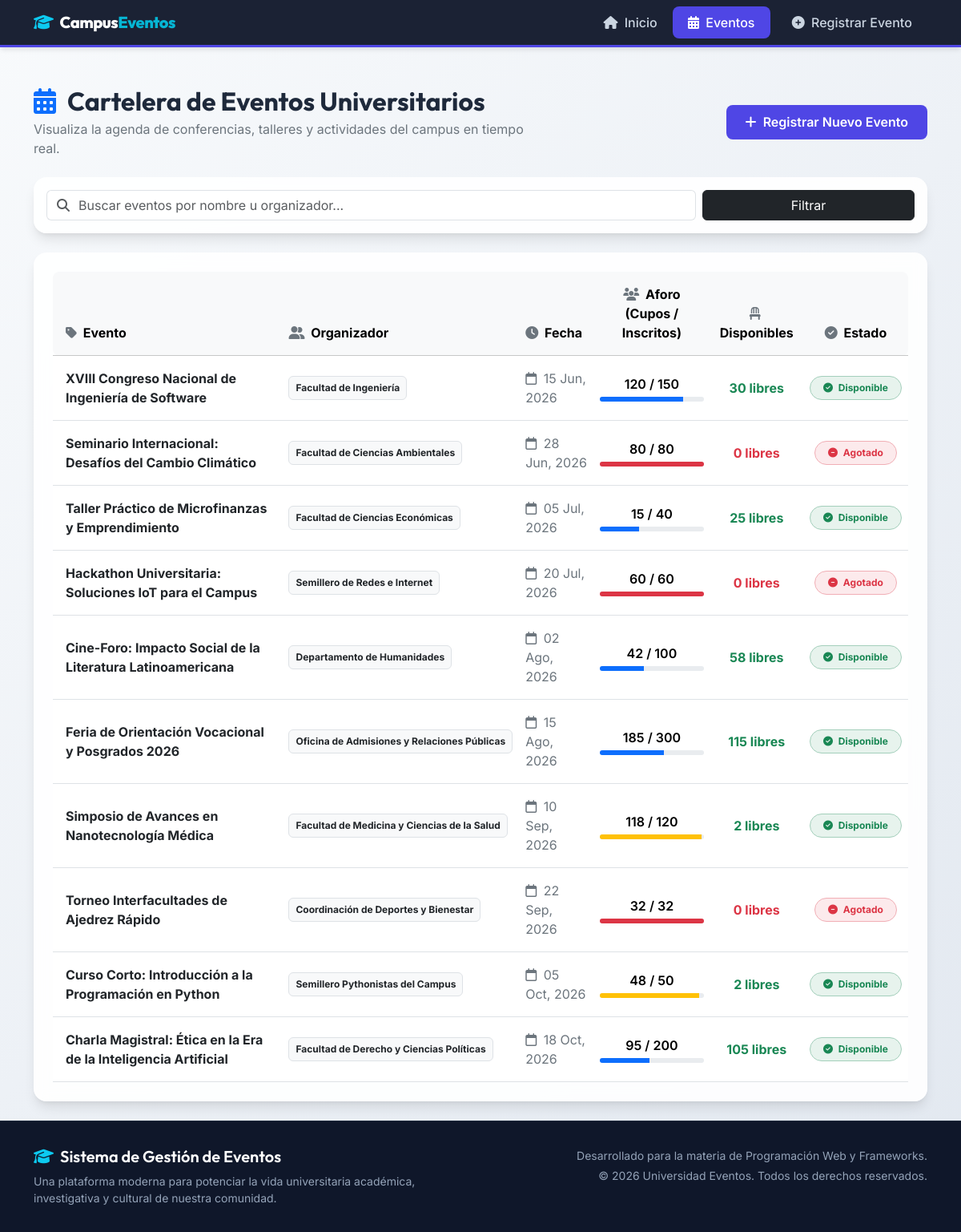
The page /eventos/ on the database its author committed.
### eventos/models.py (models this page shows, shortened)
class Evento(models.Model):
    nombre = models.CharField(
        max_length=100,
        verbose_name="Nombre del Evento",
        help_text="Introduce el nombre descriptivo del evento universitario."
    )
    organizador = models.CharField(
        max_length=100,
        verbose_name="Organizador",
        help_text="Facultad, semillero, grupo estudiantil o dependencia organizadora."
    )
    fecha = models.DateField(
        verbose_name="Fecha del Evento",
        help_text="Fecha programada para la realización del evento."
    )
    cupos = models.IntegerField(
        verbose_name="Cupos Totales",
        help_text="Número máximo de personas permitidas para asistir."
    )
    inscritos = models.IntegerField(
        verbose_name="Inscritos",
        help_text="Número de personas registradas hasta el momento."
    )
    @property
    def cupos_disponibles(self):
        return max(0, self.cupos - self.inscritos)
    class Meta:
        verbose_name = "Evento"
        verbose_name_plural = "Eventos"
        ordering = ['fecha']

### eventos/views.py (the view)
# urls.py: path('eventos/', views.listar_eventos, name='listar_eventos'),
def listar_eventos(request):
    query = request.GET.get('q', '') # Obtener parámetro de búsqueda
    if query:
        eventos = Evento.objects.filter(
            Q(nombre__icontains=query) | Q(organizador__icontains=query)
        ).order_by('fecha')
    else:
        eventos = Evento.objects.all().order_by('fecha')
    context = {
        'eventos': eventos,
        'query': query,
    }
    return render(request, 'eventos/eventos.html', context)

### eventos/templates/eventos/eventos.html (shortened to what this page needs)
{% extends 'eventos/base.html' %}
{% block content %}
<div class="row mb-4 align-items-center animate-fade-in">
    <div class="col-md-7 text-center text-md-start">
        <h2 class="fw-bold mb-1" style="font-family: 'Outfit', sans-serif;">
            <i class="fa-solid fa-calendar-days text-primary me-2"></i> Cartelera de Eventos Universitarios
        </h2>
        <p class="text-secondary mb-0">Visualiza la agenda de conferencias, talleres y actividades del campus en tiempo real.</p>
    </div>
    <div class="col-md-5 text-center text-md-end mt-3 mt-md-0">
        <a href="{% url 'registrar_evento' %}" class="btn btn-custom-primary">
            <i class="fa-solid fa-plus me-1"></i> Registrar Nuevo Evento
        </a>
    </div>
</div>
<div class="card-custom card p-3 border-0 mb-4 animate-fade-in" style="animation-delay: 0.05s;">
    <form method="GET" action="{% url 'listar_eventos' %}" class="row g-2 align-items-center">
        <div class="col-lg-9 col-md-8">
            <div class="input-group">
                <span class="input-group-text bg-white border-end-0 text-muted">
                    <i class="fa-solid fa-magnifying-glass"></i>
                </span>
                <input type="text" name="q" value="{{ query }}" class="form-control border-start-0 ps-0" placeholder="Buscar eventos por nombre u organizador..." aria-label="Buscar eventos">
            </div>
        </div>
        <div class="col-lg-3 col-md-4 d-grid gap-2 d-md-flex">
            <button type="submit" class="btn btn-dark w-100">
                Filtrar
            </button>
        </div>
    </form>
</div>
<div class="card-custom card border-0 p-4 animate-fade-in" style="animation-delay: 0.1s;">
    {% if eventos %}
        <div class="table-responsive">
            <table class="table table-hover align-middle mb-0">
                <thead class="table-light">
                    <tr>
                        <th scope="col" class="py-3 px-3 rounded-start-3"><i class="fa-solid fa-tag me-1 text-secondary"></i> Evento</th>
                        <th scope="col" class="py-3"><i class="fa-solid fa-user-group me-1 text-secondary"></i> Organizador</th>
                        <th scope="col" class="py-3"><i class="fa-solid fa-clock me-1 text-secondary"></i> Fecha</th>
                        <th scope="col" class="py-3 text-center"><i class="fa-solid fa-users me-1 text-secondary"></i> Aforo (Cupos / Inscritos)</th>
                        <th scope="col" class="py-3 text-center"><i class="fa-solid fa-chair me-1 text-secondary"></i> Disponibles</th>
                        <th scope="col" class="py-3 text-center rounded-end-3"><i class="fa-solid fa-circle-check me-1 text-secondary"></i> Estado</th>
                    </tr>
                </thead>
                <tbody>
                    {% for evento in eventos %}
                        <tr>
                            <td class="py-3 px-3 fw-bold text-dark">
                                {{ evento.nombre }}
                            </td>
                            <td class="py-3 text-secondary">
                                <span class="badge bg-light text-dark border p-2">{{ evento.organizador }}</span>
                            </td>
                            <td class="py-3 text-secondary">
                                <i class="fa-regular fa-calendar me-1"></i> {{ evento.fecha|date:"d M, Y" }}
                            </td>
                            <td class="py-3 text-center">
                                <div class="fw-semibold">{{ evento.inscritos }} / {{ evento.cupos }}</div>
                                <div class="progress mt-1" style="height: 6px;">
                                    <div class="progress-bar {% if evento.inscritos == evento.cupos %}bg-danger{% elif evento.inscritos >= evento.cupos|add:"-5" %}bg-warning{% else %}bg-primary{% endif %}"
                                         role="progressbar"
                                         style="width: {% widthratio evento.inscritos evento.cupos 100 %}%"
                                         aria-valuenow="{{ evento.inscritos }}"
                                         aria-valuemin="0"
                                         aria-valuemax="{{ evento.cupos }}">
                                    </div>
                                </div>
                            </td>
                            <td class="py-3 text-center fw-bold">
                                {% if evento.inscritos < evento.cupos %}
                                    <span class="text-success">{{ evento.cupos_disponibles }} libres</span>
                                {% else %}
                                    <span class="text-danger">0 libres</span>
                                {% endif %}
                            </td>
                            <td class="py-3 text-center">
                                {% if evento.inscritos < evento.cupos %}
                                    <span class="badge bg-success bg-opacity-10 text-success border border-success-subtle px-3 py-2 rounded-pill fw-bold">
                                        <i class="fa-solid fa-check-circle me-1"></i> Disponible
                                    </span>
                                {% else %}
                                    <span class="badge bg-danger bg-opacity-10 text-danger border border-danger-subtle px-3 py-2 rounded-pill fw-bold">
                                        <i class="fa-solid fa-circle-minus me-1"></i> Agotado
                                    </span>
                                {% endif %}
                            </td>
                        </tr>
                    {% endfor %}
                </tbody>
            </table>
        </div>
    {% endif %}
</div>
{% endblock %}

### eventos/templates/eventos/base.html (shortened to what this page needs)
<!DOCTYPE html>
<html lang="es">
<head>
    <link href="https://cdn.jsdelivr.net/npm/bootstrap@5.3.2/dist/css/bootstrap.min.css" rel="stylesheet">
    <link rel="stylesheet" href="https://cdnjs.cloudflare.com/ajax/libs/font-awesome/6.4.2/css/all.min.css">
</head>
<body>
    <nav class="navbar navbar-expand-lg navbar-dark sticky-top">
        <div class="container">
            <a class="navbar-brand" href="{% url 'home' %}">
                <i class="fa-solid fa-graduation-cap me-2 text-info"></i>Campus<span>Eventos</span>
            </a>
            <div class="collapse navbar-collapse" id="navbarNav">
                <ul class="navbar-nav ms-auto mb-2 mb-lg-0">
                    <li class="nav-item">
                        <a class="nav-link {% if request.resolver_match.url_name == 'home' %}active{% endif %}" href="{% url 'home' %}">
                            <i class="fa-solid fa-house me-1"></i> Inicio
                        </a>
                    </li>
                    <li class="nav-item">
                        <a class="nav-link {% if request.resolver_match.url_name == 'listar_eventos' %}active{% endif %}" href="{% url 'listar_eventos' %}">
                            <i class="fa-solid fa-calendar-days me-1"></i> Eventos
                        </a>
                    </li>
                    <li class="nav-item ms-lg-2">
                        <a class="nav-link {% if request.resolver_match.url_name == 'registrar_evento' %}active{% endif %}" href="{% url 'registrar_evento' %}">
                            <i class="fa-solid fa-plus-circle me-1"></i> Registrar Evento
                        </a>
                    </li>
                </ul>
            </div>
        </div>
    </nav>
    <main class="container my-4 flex-grow-1">
        {% block content %}{% endblock %}
    </main>
    <footer>
        <div class="container text-center">
            <div class="row">
                <div class="col-md-6 text-md-start mb-3 mb-md-0">
                    <h5 class="text-white mb-2"><i class="fa-solid fa-graduation-cap me-2 text-info"></i>Sistema de Gestión de Eventos</h5>
                    <p class="small mb-0">Una plataforma moderna para potenciar la vida universitaria académica, investigativa y cultural de nuestra comunidad.</p>
                </div>
                <div class="col-md-6 text-md-end">
                    <p class="small mb-1">Desarrollado para la materia de Programación Web y Frameworks.</p>
                    <p class="small mb-0">&copy; 2026 Universidad Eventos. Todos los derechos reservados.</p>
                </div>
            </div>
        </div>
    </footer>
</body>
</html>

### eventos/templates/eventos/base.html (style rules this page uses)
:root { --primary-color: #4f46e5; --primary-hover: #4338ca; --secondary-color: #0f172a; --accent-color: #06b6d4; --bg-gradient: linear-gradient(135deg, #f8fafc 0%, #e2e8f0 100%); --card-shadow: 0 10px 15px -3px rgba(0, 0, 0, 0.1), 0 4px 6px -2px rgba(0, 0, 0, 0.05); }
body { font-family: 'Inter', sans-serif; background: var(--bg-gradient); min-height: 100vh; display: flex; flex-direction: column; color: #1e293b; }
h1, h2, h3, h4, h5, h6 { font-family: 'Outfit', sans-serif; font-weight: 600; }
.navbar { background-color: rgba(15, 23, 42, 0.95) !important; backdrop-filter: blur(10px); border-bottom: 3px solid var(--primary-color); box-shadow: 0 4px 6px -1px rgba(0, 0, 0, 0.1); transition: all 0.3s ease; }
.navbar-brand { font-family: 'Outfit', sans-serif; font-weight: 800; letter-spacing: -0.5px; color: #ffffff !important; }
.navbar-brand span { color: var(--accent-color); }
.nav-link { color: #cbd5e1 !important; font-weight: 500; padding: 0.5rem 1.2rem !important; border-radius: 8px; transition: all 0.2s ease; }
.nav-link.active { color: #ffffff !important; background-color: var(--primary-color) !important; }
footer { background-color: #0f172a; color: #94a3b8; margin-top: auto; border-top: 1px solid #1e293b; padding: 2rem 0; }
.btn-custom-primary { background-color: var(--primary-color); color: white; border: none; border-radius: 8px; padding: 0.6rem 1.5rem; font-weight: 600; transition: all 0.3s ease; }
.card-custom { background: rgba(255, 255, 255, 0.9); backdrop-filter: blur(8px); border: 1px solid rgba(255, 255, 255, 0.4); border-radius: 16px; box-shadow: var(--card-shadow); transition: all 0.3s cubic-bezier(0.4, 0, 0.2, 1); }
.animate-fade-in { animation: fadeInUp 0.5s ease forwards; }

### rows shown on the page
Evento: nombre "XVIII Congreso Nacional de Ingeniería de Software", organizador "Facultad de Ingeniería", fecha "15 Jun, 2026", inscritos "120", cupos "150", cupos_disponibles "30", shows "Disponible"
Evento: nombre "Seminario Internacional: Desafíos del Cambio Climático", organizador "Facultad de Ciencias Ambientales", fecha "28 Jun, 2026", inscritos "80", cupos "80", shows "0 libres", shows "Agotado"
Evento: nombre "Taller Práctico de Microfinanzas y Emprendimiento", organizador "Facultad de Ciencias Económicas", fecha "05 Jul, 2026", inscritos "15", cupos "40", cupos_disponibles "25", shows "Disponible"
Evento: nombre "Hackathon Universitaria: Soluciones IoT para el Campus", organizador "Semillero de Redes e Internet", fecha "20 Jul, 2026", inscritos "60", cupos "60", shows "0 libres", shows "Agotado"
Evento: nombre "Cine-Foro: Impacto Social de la Literatura Latinoamericana", organizador "Departamento de Humanidades", fecha "02 Ago, 2026", inscritos "42", cupos "100", cupos_disponibles "58", shows "Disponible"
Evento: nombre "Feria de Orientación Vocacional y Posgrados 2026", organizador "Oficina de Admisiones y Relaciones Públicas", fecha "15 Ago, 2026", inscritos "185", cupos "300", cupos_disponibles "115", shows "Disponible"
Evento: nombre "Simposio de Avances en Nanotecnología Médica", organizador "Facultad de Medicina y Ciencias de la Salud", fecha "10 Sep, 2026", inscritos "118", cupos "120", cupos_disponibles "2", shows "Disponible"
Evento: nombre "Torneo Interfacultades de Ajedrez Rápido", organizador "Coordinación de Deportes y Bienestar", fecha "22 Sep, 2026", inscritos "32", cupos "32", shows "0 libres", shows "Agotado"
Evento: nombre "Curso Corto: Introducción a la Programación en Python", organizador "Semillero Pythonistas del Campus", fecha "05 Oct, 2026", inscritos "48", cupos "50", cupos_disponibles "2", shows "Disponible"
Evento: nombre "Charla Magistral: Ética en la Era de la Inteligencia Artificial", organizador "Facultad de Derecho y Ciencias Políticas", fecha "18 Oct, 2026", inscritos "95", cupos "200", cupos_disponibles "105", shows "Disponible"
